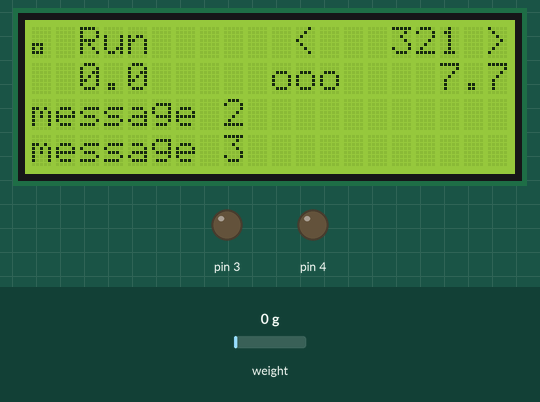
Simulated run of this sketch. Board: Arduino Uno, built with avr-gcc and run on an emulated ATmega328P. Shown: 20×4 character LCD, output pins drawn as LEDs (lit = HIGH). The inputs (shaded band) are chosen by the test bench; at power-on: weight on the scale 0 g.

Above: at 2.37 s.
2.4 s: weight on the scale set to 100 g
At 2.83 s:
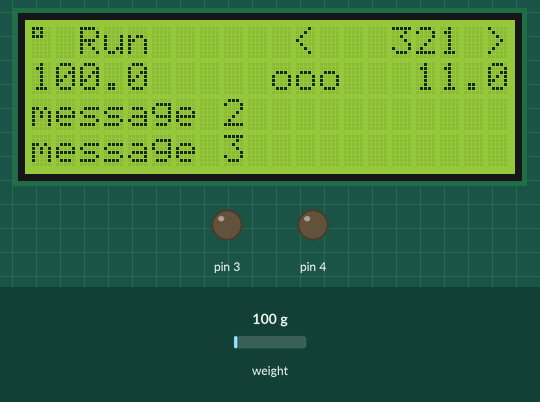
4.4 s: weight on the scale set to 1250 g
At 4.79 s:
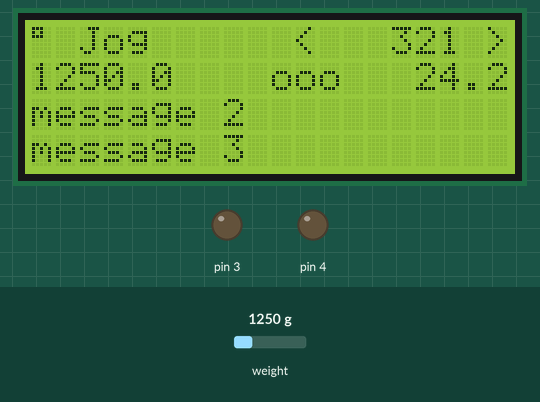
6.5 s: weight on the scale set to 2500 g
At 7.08 s:
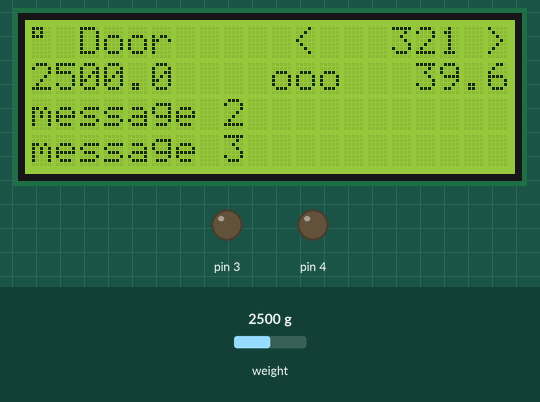

The sketch:

main.ino
```cpp
#include <Wire.h>
#include "LiquidCrystal_I2C.h"
#include "Tensioner.h"

// lcd2004's pcf8574 is set at 0x3F
LiquidCrystal_I2C lcd(0x27, 20, 4);

char outstr[15];
char states[9][7] = {"Idle","Run","Hold","Jog","Alarm","Door","Check","Home","Sleep"};
int state;
uint32_t timeoutState,timeoutTensioner;

Tensioner tensioner(6,7,2,3,4);

void setup() {
  lcd.begin();

  lcd.backlight();
  lcd.setCursor(0, 0);
  lcd.print("/ state_   <");
  dtostrf(321,4, 0, outstr);
  lcd.setCursor(14, 0);
  lcd.print(outstr);
  lcd.setCursor(19, 0);
  lcd.print(">");
  lcd.setCursor(0, 1);
  lcd.print("          ooo");
  lcd.setCursor(0, 2);
  lcd.print("message 2");
  lcd.setCursor(0, 3);
  lcd.print("message 3");
  lcd.setCursor(0,3);
  tensioner.begin();

}

char heartbeat[] = "\xDF\xA1"; // see char table in ST076 manual
int i;
double turn;
uint32_t now;

void loop() {
  now = millis();
  lcd.setCursor(0, 0);
  lcd.print(heartbeat[(i++)%2]);
  lcd.setCursor(14,1);
  dtostrf(turn,6, 1, outstr);
  lcd.print(outstr);
  turn += 1.1;
  if (turn > 321) turn = 0.0;
  delay(50);
  if (now > timeoutState) {
    lcd.setCursor(2, 0);
    lcd.print("      ");
    lcd.setCursor(2, 0);
    lcd.print(states[(state++)%9]);
    timeoutState = now + 1000;
  }
  tensioner.loop();
  if (now > timeoutTensioner) {
    dtostrf(tensioner.tension,5,1,outstr);
    lcd.setCursor(0, 1);
    lcd.print(outstr);
    timeoutTensioner = now + 250;
  }
}
```

Tensioner.cpp
```cpp
#include "Arduino.h"
#include "Tensioner.h"
#include "HX711.h"

HX711 loadcell;

Tensioner::Tensioner(int sck, int dout, int enable, int outl, int outr) {
    pinSCK      = sck;
    pinDOUT     = dout;
    pinENABLE   = enable;
    pinOUTL     = outl;
    pinOUTR     = outr;

    pinMode(pinSCK,OUTPUT);
    pinMode(pinDOUT,OUTPUT);
    pinMode(pinENABLE,INPUT);
    pinMode(pinOUTL,OUTPUT);
    pinMode(pinOUTR,OUTPUT);

    selection = SPOOLL;
}

void Tensioner::begin() {
    loadcell.begin(pinDOUT,pinSCK);
    loadcell.set_gain(32);
    loadcell.set_scale(2280.f);
    loadcell.tare();
}

void Tensioner::select(char which) {
    selection = which;
}

void Tensioner::loop() {
    tension = loadcell.get_units(1);
}
```

Tensioner.h
```cpp
#ifndef Tensioner_h
#define Tensioner_h

#include "HX711.h"

#define SPOOLL 'L'
#define SPOOLR 'R'
class Tensioner {
    public:
        Tensioner(int sck, int dout, int enable, int outl, int outr);
        void select(char which);
        float setpointL,setpointR;
        float offset,offsetR;
        float scaleL,scaleR;
        float tension;
        void begin();
        void loop();
    private:
        int pinSCK;
        int pinDOUT;
        int pinENABLE;
        int pinOUTL;
        int pinOUTR;
        char selection;
};

#endif
```
